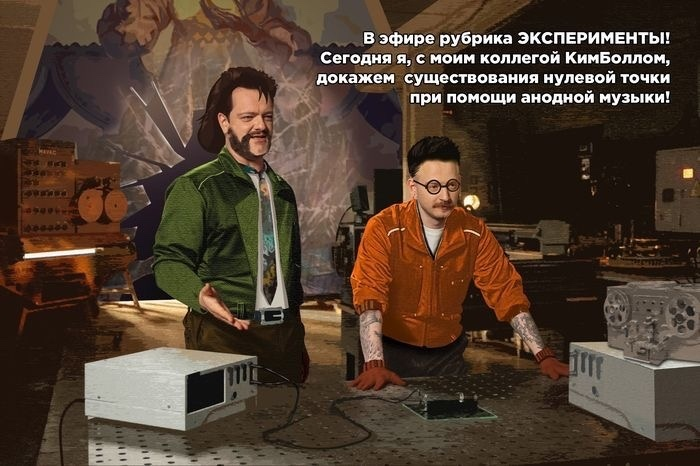
#> input picture Protorave.png, 700 x 466 px
$ python task3.py
#> lines starting #> are read from the running program, lines starting #| are printed output that depends on the picture; long printed decimals are rounded
#> the answer given: Protorave.png
#> further down, original_image is the input picture: shape (466, 700, 3); mean R, G, B 80, 61.8, 47.6
import numpy as np
from scipy.fftpack import dct, idct
from PIL import Image


def normalize_image(image):
    # Нормализация значений компонент изображения в интервал [0, 1]
    return np.array(image) / 255.0

def pad_image_to_block_size(image, block_size=8):
#> called with block_size = 8
    height, width, channels = image.shape
#> height = 466; width = 700; channels = 3
    padded_height = np.ceil(height / block_size) * block_size
#> padded_height = 472
    padded_width = np.ceil(width / block_size) * block_size
#> padded_width = 704
    padded_image = np.zeros((int(padded_height), int(padded_width), channels))
    padded_image[:height, :width, :] = image
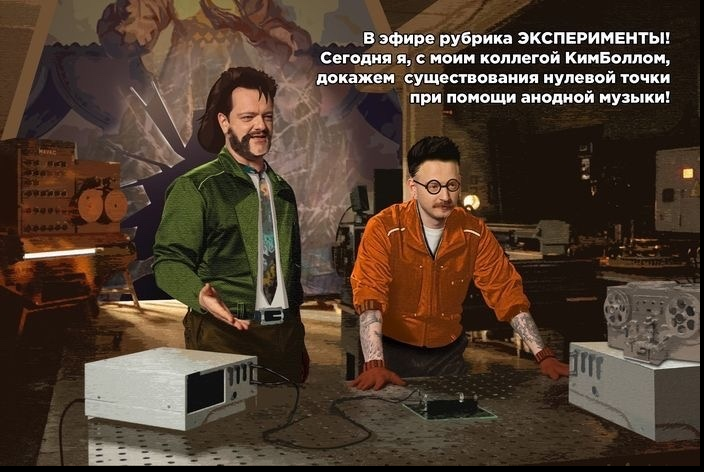
#> padded_image: shape (472, 704, 3) float64; mean R, G, B 78.5, 60.7, 46.7
    return padded_image

def scramble_image(image, seed, p, n):
#> called with seed = 300, p = 0.9, n = 2
    np.random.seed(seed)
    height, width, channels = image.shape
#> height = 472; width = 704; channels = 3
    scrambled_image = np.zeros_like(image)

    # Разбиваем изображение на блоки 8x8
    for i in range(0, height, 8):
        for j in range(0, width, 8):
            for c in range(channels):
                block = image[i:i + 8, j:j + 8, c]
                # Применяем дискретное косинусное преобразование (DCT)
                dct_block = dct(dct(block.T, norm='ortho').T, norm='ortho')

                # Создаем матрицу Bk с элементами -1 и 1
                Bk = np.random.choice([1, -1], size=(8, 8), p=[p, 1 - p])

                # Модифицируем матрицу DCT
                for x in range(8):
                    for y in range(8):
                        if x >= n or y >= n:
                            dct_block[x, y] *= Bk[x, y]

                # Применяем обратное дискретное косинусное преобразование (IDCT)
                idct_block = idct(idct(dct_block.T, norm='ortho').T, norm='ortho')

                # Ограничиваем значения в пределах [0, 1]
                idct_block[idct_block < 0] = 0
                idct_block[idct_block > 1] = 1

                scrambled_image[i:i + 8, j:j + 8, c] = idct_block
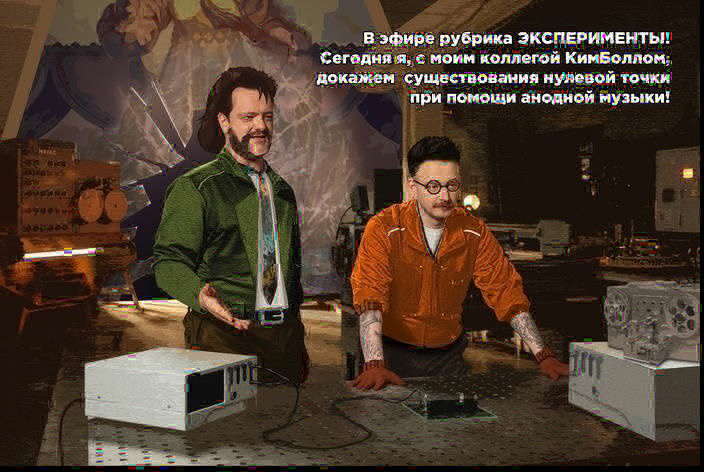
#> scrambled_image: shape (472, 704, 3) float64; mean R, G, B 0.308, 0.238, 0.184

    return scrambled_image

def descramble_image(scrambled_image, seed, p, n):
#> called with seed = 300, p = 0.9, n = 2
    np.random.seed(seed)
    height, width, channels = scrambled_image.shape
#> height = 472; width = 704; channels = 3
    descrambled_image = np.zeros_like(scrambled_image)

    # Разбиваем изображение на блоки 8x8
    for i in range(0, height, 8):
        for j in range(0, width, 8):
            for c in range(channels):
                block = scrambled_image[i:i + 8, j:j + 8, c]
                # Применяем дискретное косинусное преобразование (DCT)
                dct_block = dct(dct(block.T, norm='ortho').T, norm='ortho')

                # Создаем матрицу Bk с элементами -1 и 1
                Bk = np.random.choice([1, -1], size=(8, 8), p=[p, 1 - p])

                # Модифицируем матрицу DCT обратно
                for x in range(8):
                    for y in range(8):
                        if x >= n or y >= n:
                            dct_block[x, y] /= Bk[x, y]

                # Применяем обратное дискретное косинусное преобразование (IDCT)
                idct_block = idct(idct(dct_block.T, norm='ortho').T, norm='ortho')

                # Ограничиваем значения в пределах [0, 1]
                idct_block[idct_block < 0] = 0
                idct_block[idct_block > 1] = 1

                descrambled_image[i:i + 8, j:j + 8, c] = idct_block

    return descrambled_image

def psnr(original_image, scrambled_image):
    mse = np.mean((original_image - scrambled_image) ** 2)
    max_pixel = 255.0
    return 20 * np.log10(max_pixel / np.sqrt(mse))

# Здесь должно быть что-то, исправляющее несуществующую ошибку? Нет, этого не будет.

# Тестирование кода
image_path = input('Введите путь к файлу изображения: ')
original_image = np.array(Image.open(image_path))
original_image_padded = pad_image_to_block_size(original_image)
normalized_original_image = normalize_image(original_image_padded)

seed = 300  # Зерно генератора случайных чисел
p = 0.9  # Вероятность p
n = 2  # Число n
scrambled_image = scramble_image(normalized_original_image, seed, p, n)
scrambled_image = (scrambled_image * 255).astype(np.uint8)
scrambled_image = Image.fromarray(scrambled_image)
scrambled_image.save("scrambled_image.png")
normalized_scrambled_image = normalize_image(scrambled_image)
 # Нормализация скремблированного изображения перед дескремблированием
descrambled_image = descramble_image(normalized_scrambled_image, seed, p, n)
descrambled_image = (descrambled_image * 255).astype(np.uint8)
descrambled_image = Image.fromarray(descrambled_image)
descrambled_image.save("descrambled_image.png")

psnr_value = psnr(normalized_original_image, normalized_scrambled_image)
#> in psnr, `mse = np.mean((original_image - scrambled_image) ** 2)`: mse = 0.00263
#> psnr_value = 73.92
print("PSNR:", psnr_value)
#| PSNR: 73.924
